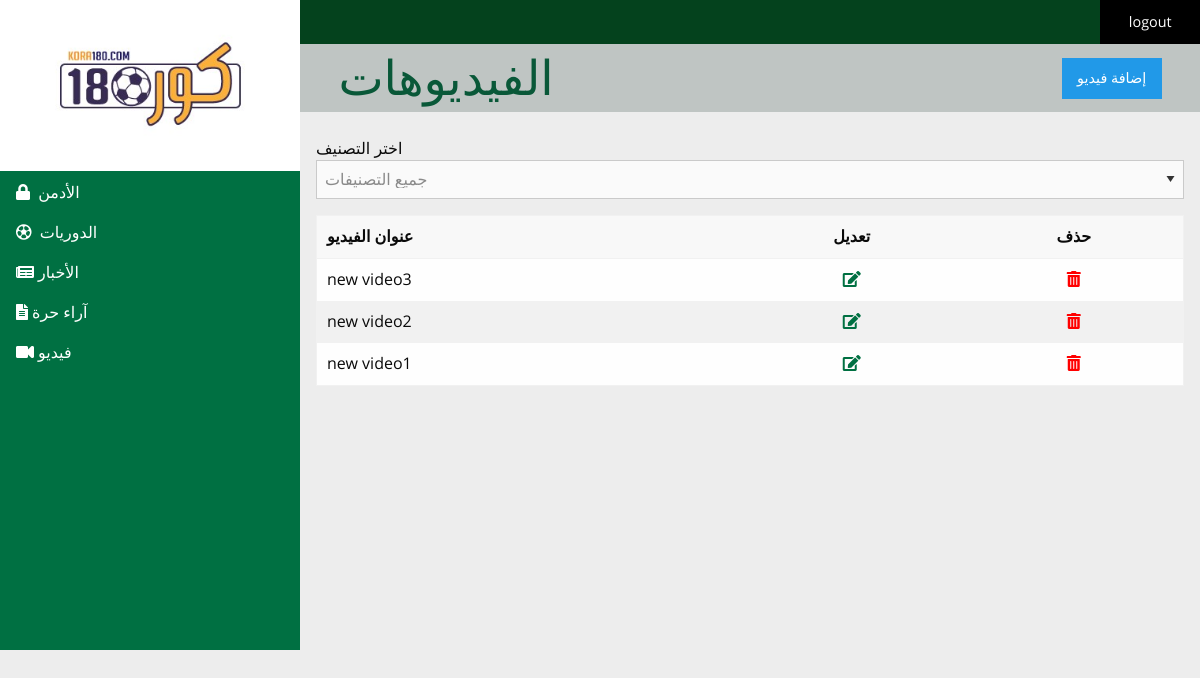
The app's page /adminpanel/videos.php (signed in) with its own data.
### tables this page shows
CREATE TABLE IF NOT EXISTS `videos` (
  `video_id` int(10) UNSIGNED NOT NULL AUTO_INCREMENT,
  `category_id` int(10) UNSIGNED NOT NULL,
  `video_title` varchar(150) NOT NULL,
  `video` varchar(255) NOT NULL,
  `video_date` datetime NOT NULL,
  PRIMARY KEY (`video_id`),
  UNIQUE KEY `video_title` (`video_title`),
  UNIQUE KEY `video` (`video`),
  KEY `category_id` (`category_id`)
);

### includes/query_function.php (called while the page is built, shortened)
<?php
function find_all_videos($options=[]){
    global $db;
    $category_id = $options['category_id'] ?? false;
    $limit = $options['limit'] ?? false;
    $start = $options['start'] ?? false;
    $sql = "SELECT * FROM videos ";
    $sql.= "ORDER BY video_id DESC ";
    $result = mysqli_query($db,$sql);
    return $result;
}

### adminpanel/videos.php (the view, shortened to what this page needs)
<?php
$video_set = find_all_videos($options=[]);
include ('../includes/admin_header.php');
?>
    <h1 class="pageTitle">
      <span>الفيديوهات</span>
      <a data-open="addAdmin" class="button">إضافة فيديو</a>
    </h1>
<div class="padding-1em">
    <form method="post" action="<?php echo htmlspecialchars($_SERVER["PHP_SELF"]);?>">
        اختر التصنيف<select onchange="fetch_select(this.value);">
            <option value="all">جميع التصنيفات</option>
        </select>
    </form>
    <table width="100%" id="DisplayDiv">
        <thead>
          <th>عنوان الفيديو</th>
          <th class="text-center">تعديل</th>
          <th class="text-center">حذف</th>
        </thead>
        <tbody>
        <?php while($video = mysqli_fetch_assoc($video_set)) { ?>
          <tr>
              <td><?php echo htmlspecialchars($video['video_title']); ?></td>
            <td class="text-center editRow"><a href="edit_video.php?id=<?php echo htmlspecialchars(urlencode($video['video_id'])); ?> "><i class="fas fa-edit"></i></a></td>
            <td class="text-center removeRow"><a href="delete_video.php?id=<?php echo htmlspecialchars(urlencode($video['video_id'])); ?> "><i class="fas fa-trash-alt"></i></a></td>
          </tr>
        <?php }
        mysqli_free_result($video_set);?>
        </tbody>
      </table>
    </div>
  </div>
</div>
</body>
</html>

### adminpanel/css/style.css (style rules this page uses)
.padding-1em { padding: 1em; }
body { background: #EDEDED; font-family: "open_sansregular", tahoma, sans-serif; }
h1, h2, h3, h4, h5 { font-family: "open_sansregular", tahoma, sans-serif; }
.pageTitle { text-transform: capitalize; background: #BFC5C3; color: #095838; padding: 0 0.8em; display: -webkit-box; display: -webkit-flex; display: -ms-flexbox; display: flex; -webkit-box-pack: justify; -webkit-justify-content: space-between; -ms-flex-pack: justify; justify-content: space-between; -webkit-box-align: center; -webkit-align-items: center; -ms-flex-align: center; align-items: center; }
.pageTitle .button { margin: 0; }
.editRow a { color: #007042; }
.removeRow a { color: red; }
.editRow a, .removeRow a { display: block; -webkit-transition: -webkit-transform 0.3s ease; transition: transform 0.3s ease; }

### records on screen
videos: video_title "new video3"
videos: video_title "new video2"
videos: video_title "new video1"
